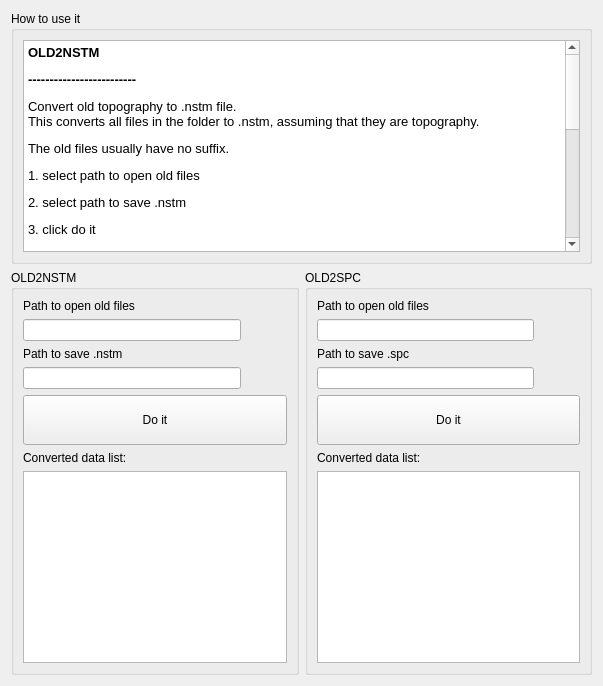
<?xml version="1.0" encoding="UTF-8"?>
<ui version="4.0">
 <class>DataConvertor</class>
 <widget class="QWidget" name="DataConvertor">
  <property name="geometry">
   <rect>
    <x>0</x>
    <y>0</y>
    <width>603</width>
    <height>686</height>
   </rect>
  </property>
  <property name="windowTitle">
   <string>Data Convertor</string>
  </property>
  <layout class="QGridLayout" name="gridLayout_3">
   <item row="1" column="0">
    <widget class="QGroupBox" name="groupBox">
     <property name="title">
      <string>OLD2NSTM</string>
     </property>
     <layout class="QGridLayout" name="gridLayout">
      <item row="1" column="2">
       <widget class="QPushButton" name="pushButton_source_nstm">
        <property name="text">
         <string/>
        </property>
        <property name="icon">
         <iconset resource="logo.qrc">
          <normaloff>:/tool/open.png</normaloff>:/tool/open.png</iconset>
        </property>
        <property name="flat">
         <bool>true</bool>
        </property>
       </widget>
      </item>
      <item row="1" column="1">
       <widget class="QLineEdit" name="lineEdit_source_nstm">
        <property name="readOnly">
         <bool>true</bool>
        </property>
       </widget>
      </item>
      <item row="4" column="1">
       <widget class="QLabel" name="label_3">
        <property name="text">
         <string>Path to save .nstm</string>
        </property>
       </widget>
      </item>
      <item row="5" column="2">
       <widget class="QPushButton" name="pushButton_sink_nstm">
        <property name="text">
         <string/>
        </property>
        <property name="icon">
         <iconset resource="logo.qrc">
          <normaloff>:/tool/open.png</normaloff>:/tool/open.png</iconset>
        </property>
        <property name="flat">
         <bool>true</bool>
        </property>
       </widget>
      </item>
      <item row="0" column="1">
       <widget class="QLabel" name="label">
        <property name="text">
         <string>Path to open old files</string>
        </property>
       </widget>
      </item>
      <item row="5" column="1">
       <widget class="QLineEdit" name="lineEdit_sink_nstm">
        <property name="readOnly">
         <bool>true</bool>
        </property>
       </widget>
      </item>
      <item row="7" column="1">
       <widget class="QLabel" name="label_2">
        <property name="text">
         <string>Converted data list:</string>
        </property>
       </widget>
      </item>
      <item row="8" column="1" colspan="2">
       <widget class="QListWidget" name="listWidget_nstm"/>
      </item>
      <item row="6" column="1" colspan="2">
       <widget class="QPushButton" name="pushButton_do_nstm">
        <property name="minimumSize">
         <size>
          <width>0</width>
          <height>50</height>
         </size>
        </property>
        <property name="text">
         <string>Do it</string>
        </property>
       </widget>
      </item>
     </layout>
    </widget>
   </item>
   <item row="1" column="1">
    <widget class="QGroupBox" name="groupBox_2">
     <property name="title">
      <string>OLD2SPC</string>
     </property>
     <layout class="QGridLayout" name="gridLayout_2">
      <item row="1" column="0">
       <widget class="QLineEdit" name="lineEdit_source_spc">
        <property name="readOnly">
         <bool>true</bool>
        </property>
       </widget>
      </item>
      <item row="7" column="0" colspan="2">
       <widget class="QPushButton" name="pushButton_do_spc">
        <property name="minimumSize">
         <size>
          <width>0</width>
          <height>50</height>
         </size>
        </property>
        <property name="text">
         <string>Do it</string>
        </property>
       </widget>
      </item>
      <item row="6" column="1">
       <widget class="QPushButton" name="pushButton_sink_spc">
        <property name="text">
         <string/>
        </property>
        <property name="icon">
         <iconset resource="logo.qrc">
          <normaloff>:/tool/open.png</normaloff>:/tool/open.png</iconset>
        </property>
        <property name="flat">
         <bool>true</bool>
        </property>
       </widget>
      </item>
      <item row="8" column="0">
       <widget class="QLabel" name="label_6">
        <property name="text">
         <string>Converted data list:</string>
        </property>
       </widget>
      </item>
      <item row="1" column="1">
       <widget class="QPushButton" name="pushButton_source_spc">
        <property name="text">
         <string/>
        </property>
        <property name="icon">
         <iconset resource="logo.qrc">
          <normaloff>:/tool/open.png</normaloff>:/tool/open.png</iconset>
        </property>
        <property name="flat">
         <bool>true</bool>
        </property>
       </widget>
      </item>
      <item row="9" column="0" colspan="2">
       <widget class="QListWidget" name="listWidget_spc"/>
      </item>
      <item row="6" column="0">
       <widget class="QLineEdit" name="lineEdit_sink_spc">
        <property name="readOnly">
         <bool>true</bool>
        </property>
       </widget>
      </item>
      <item row="4" column="0">
       <widget class="QLabel" name="label_5">
        <property name="sizePolicy">
         <sizepolicy hsizetype="Maximum" vsizetype="Maximum">
          <horstretch>0</horstretch>
          <verstretch>0</verstretch>
         </sizepolicy>
        </property>
        <property name="text">
         <string>Path to save .spc</string>
        </property>
       </widget>
      </item>
      <item row="0" column="0">
       <widget class="QLabel" name="label_4">
        <property name="sizePolicy">
         <sizepolicy hsizetype="Maximum" vsizetype="Maximum">
          <horstretch>0</horstretch>
          <verstretch>0</verstretch>
         </sizepolicy>
        </property>
        <property name="text">
         <string>Path to open old files</string>
        </property>
       </widget>
      </item>
     </layout>
    </widget>
   </item>
   <item row="0" column="0" colspan="2">
    <widget class="QGroupBox" name="groupBox_3">
     <property name="title">
      <string>How to use it</string>
     </property>
     <layout class="QGridLayout" name="gridLayout_4">
      <item row="0" column="0">
       <widget class="QTextBrowser" name="textBrowser_2">
        <property name="html">
         <string>&lt;!DOCTYPE HTML PUBLIC &quot;-//W3C//DTD HTML 4.0//EN&quot; &quot;http://www.w3.org/TR/REC-html40/strict.dtd&quot;&gt;
&lt;html&gt;&lt;head&gt;&lt;meta name=&quot;qrichtext&quot; content=&quot;1&quot; /&gt;&lt;style type=&quot;text/css&quot;&gt;
p, li { white-space: pre-wrap; }
&lt;/style&gt;&lt;/head&gt;&lt;body style=&quot; font-family:'SimSun'; font-size:9pt; font-weight:400; font-style:normal;&quot;&gt;
&lt;p style=&quot; margin-top:12px; margin-bottom:12px; margin-left:0px; margin-right:0px; -qt-block-indent:0; text-indent:0px;&quot;&gt;&lt;span style=&quot; font-family:'JetBrains Mono','monospace'; font-size:10pt; font-weight:600; color:#000000;&quot;&gt;OLD2NSTM&lt;/span&gt;&lt;/p&gt;
&lt;p style=&quot; margin-top:12px; margin-bottom:12px; margin-left:0px; margin-right:0px; -qt-block-indent:0; text-indent:0px;&quot;&gt;&lt;span style=&quot; font-family:'JetBrains Mono','monospace'; font-size:10pt; font-weight:600; color:#000000;&quot;&gt;-------------------------&lt;/span&gt;&lt;/p&gt;
&lt;p style=&quot; margin-top:12px; margin-bottom:12px; margin-left:0px; margin-right:0px; -qt-block-indent:0; text-indent:0px;&quot;&gt;&lt;span style=&quot; font-family:'JetBrains Mono','monospace'; font-size:10pt; color:#000000;&quot;&gt;Convert old topography to .nstm file.&lt;br /&gt;This converts all files in the folder to .nstm, assuming that they are topography.&lt;/span&gt;&lt;/p&gt;
&lt;p style=&quot; margin-top:12px; margin-bottom:12px; margin-left:0px; margin-right:0px; -qt-block-indent:0; text-indent:0px;&quot;&gt;&lt;span style=&quot; font-family:'JetBrains Mono','monospace'; font-size:10pt; color:#000000;&quot;&gt;The old files usually have no suffix.&lt;/span&gt;&lt;/p&gt;
&lt;p style=&quot; margin-top:12px; margin-bottom:12px; margin-left:0px; margin-right:0px; -qt-block-indent:0; text-indent:0px;&quot;&gt;&lt;span style=&quot; font-family:'JetBrains Mono','monospace'; font-size:9.8pt; color:#000000;&quot;&gt;1. select path to open old files&lt;/span&gt;&lt;/p&gt;
&lt;p style=&quot; margin-top:12px; margin-bottom:12px; margin-left:0px; margin-right:0px; -qt-block-indent:0; text-indent:0px;&quot;&gt;&lt;span style=&quot; font-family:'JetBrains Mono','monospace'; font-size:9.8pt; color:#000000;&quot;&gt;2. select path to save .nstm&lt;/span&gt;&lt;/p&gt;
&lt;p style=&quot; margin-top:12px; margin-bottom:12px; margin-left:0px; margin-right:0px; -qt-block-indent:0; text-indent:0px;&quot;&gt;&lt;span style=&quot; font-family:'JetBrains Mono','monospace'; font-size:9.8pt; color:#000000;&quot;&gt;3. click do it&lt;/span&gt;&lt;br /&gt;&lt;/p&gt;
&lt;p style=&quot; margin-top:12px; margin-bottom:12px; margin-left:0px; margin-right:0px; -qt-block-indent:0; text-indent:0px;&quot;&gt;&lt;br /&gt;&lt;/p&gt;
&lt;p style=&quot; margin-top:12px; margin-bottom:12px; margin-left:0px; margin-right:0px; -qt-block-indent:0; text-indent:0px;&quot;&gt;&lt;span style=&quot; font-family:'JetBrains Mono','monospace'; font-size:9.8pt; font-weight:600; color:#000000;&quot;&gt;OLD2SPC&lt;/span&gt;&lt;/p&gt;
&lt;p style=&quot; margin-top:12px; margin-bottom:12px; margin-left:0px; margin-right:0px; -qt-block-indent:0; text-indent:0px;&quot;&gt;&lt;span style=&quot; font-family:'JetBrains Mono','monospace'; font-size:9.8pt; font-weight:600; color:#000000;&quot;&gt;-------------------------&lt;/span&gt;&lt;/p&gt;
&lt;p style=&quot; margin-top:12px; margin-bottom:12px; margin-left:0px; margin-right:0px; -qt-block-indent:0; text-indent:0px;&quot;&gt;&lt;span style=&quot; font-family:'JetBrains Mono','monospace'; font-size:9.8pt; color:#000000;&quot;&gt;Convert old spectra to .spc file.&lt;br /&gt;This converts single spectra to .spc, assuming it has &lt;/span&gt;&lt;span style=&quot; font-family:'JetBrains Mono','monospace'; font-size:9.8pt; font-weight:600; color:#ff0000;&quot;&gt;6&lt;/span&gt;&lt;span style=&quot; font-family:'JetBrains Mono','monospace'; font-size:9.8pt; color:#000000;&quot;&gt; channels:&lt;br /&gt;I forward, I backward, didv fwd, didv bws, IETS fwd, IETS bwd.&lt;/span&gt;&lt;/p&gt;
&lt;p style=&quot; margin-top:12px; margin-bottom:12px; margin-left:0px; margin-right:0px; -qt-block-indent:0; text-indent:0px;&quot;&gt;&lt;span style=&quot; font-family:'JetBrains Mono','monospace'; font-size:9.8pt; color:#000000;&quot;&gt;All these 6 files should be in the same folder.&lt;/span&gt;&lt;/p&gt;
&lt;p style=&quot; margin-top:12px; margin-bottom:12px; margin-left:0px; margin-right:0px; -qt-block-indent:0; text-indent:0px;&quot;&gt;&lt;span style=&quot; font-family:'JetBrains Mono','monospace'; font-size:9.8pt; color:#000000;&quot;&gt;The old spectra can be .txt, .dat, .exp.&lt;/span&gt;&lt;/p&gt;
&lt;p style=&quot; margin-top:12px; margin-bottom:12px; margin-left:0px; margin-right:0px; -qt-block-indent:0; text-indent:0px;&quot;&gt;&lt;span style=&quot; font-family:'JetBrains Mono','monospace'; font-size:9.8pt; color:#000000;&quot;&gt;&lt;br /&gt;1. select file of the &lt;/span&gt;&lt;span style=&quot; font-family:'JetBrains Mono','monospace'; font-size:9.8pt; font-weight:600; color:#ff0000;&quot;&gt;first channel&lt;/span&gt;&lt;span style=&quot; font-family:'JetBrains Mono','monospace'; font-size:9.8pt; color:#000000;&quot;&gt; ( I forward)&lt;/span&gt;&lt;/p&gt;
&lt;p style=&quot; margin-top:12px; margin-bottom:12px; margin-left:0px; margin-right:0px; -qt-block-indent:0; text-indent:0px;&quot;&gt;&lt;span style=&quot; font-family:'JetBrains Mono','monospace'; font-size:9.8pt; color:#000000;&quot;&gt;2. select path to save .spc&lt;/span&gt;&lt;/p&gt;
&lt;p style=&quot; margin-top:12px; margin-bottom:12px; margin-left:0px; margin-right:0px; -qt-block-indent:0; text-indent:0px;&quot;&gt;&lt;span style=&quot; font-family:'JetBrains Mono','monospace'; font-size:9.8pt; color:#000000;&quot;&gt;3. click do it&lt;/span&gt;&lt;/p&gt;&lt;/body&gt;&lt;/html&gt;</string>
        </property>
       </widget>
      </item>
     </layout>
    </widget>
   </item>
  </layout>
 </widget>
 <resources>
  <include location="logo.qrc"/>
 </resources>
 <connections/>
</ui>
